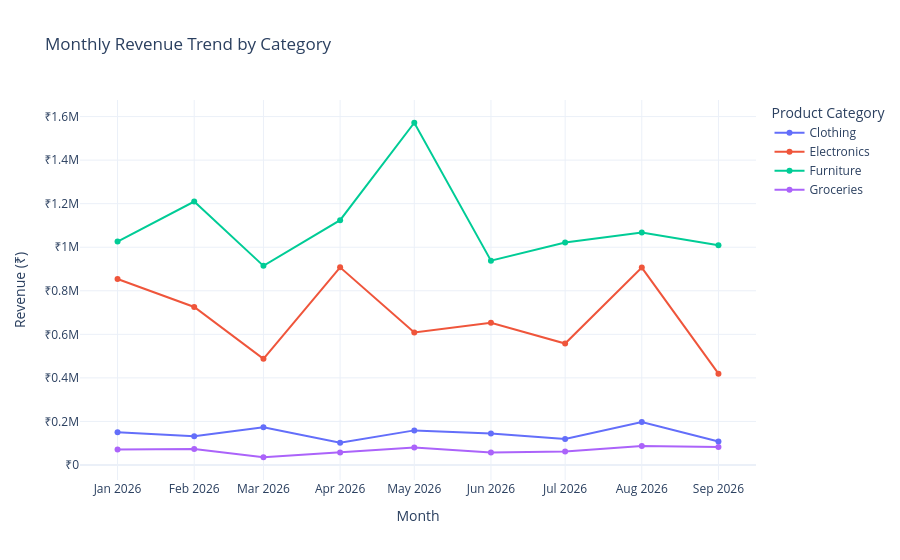

Notebook cell for this chart:
### Code cell
df["Month"] = df["OrderDate"].dt.to_period("M").astype(str)

monthly_sales = (
    df.groupby(["Month", "Category"], as_index=False)
      .agg(Revenue=("Revenue", "sum"))
      .sort_values("Month")
)

fig2 = px.line(
    monthly_sales,
    x="Month",
    y="Revenue",
    color="Category",
    markers=True,
    title="Monthly Revenue Trend by Category",
    labels={
        "Month": "Month",
        "Revenue": "Revenue (₹)",
        "Category": "Product Category"
    },
    hover_data={"Revenue": ":,.2f"}
)

fig2.update_layout(
    template="plotly_white",
    yaxis_tickprefix="₹",
    hovermode="x unified"
)

fig2.show()

### Figure 1 — Plotly figure (JSON) as saved in the notebook; plotly's stock layout.template omitted (floating-point values rounded to 4 significant figures)
{"data": [{"hovertemplate": "Product Category=Clothing<br>Month=%{x}<br>Revenue (₹)=%{y:,.2f}<extra></extra>", "legendgroup": "Clothing", "line": {"color": "#636efa", "dash": "solid"}, "marker": {"symbol": "circle"}, "mode": "lines+markers", "name": "Clothing", "orientation": "v", "showlegend": true, "type": "scatter", "x": ["2026-01", "2026-02", "2026-03", "2026-04", "2026-05", "2026-06", "2026-07", "2026-08", "2026-09"], "xaxis": "x", "y": [149800.0, 132500.0, 173600.0, 101900.0, 158900.0, 144300.0, 119800.0, 197500.0, 107900.0], "yaxis": "y"}, {"hovertemplate": "Product Category=Electronics<br>Month=%{x}<br>Revenue (₹)=%{y:,.2f}<extra></extra>", "legendgroup": "Electronics", "line": {"color": "#EF553B", "dash": "solid"}, "marker": {"symbol": "circle"}, "mode": "lines+markers", "name": "Electronics", "orientation": "v", "showlegend": true, "type": "scatter", "x": ["2026-01", "2026-02", "2026-03", "2026-04", "2026-05", "2026-06", "2026-07", "2026-08", "2026-09"], "xaxis": "x", "y": [854000.0, 725800.0, 487500.0, 907500.0, 608500.0, 653200.0, 557800.0, 906500.0, 419200.0], "yaxis": "y"}, {"hovertemplate": "Product Category=Furniture<br>Month=%{x}<br>Revenue (₹)=%{y:,.2f}<extra></extra>", "legendgroup": "Furniture", "line": {"color": "#00cc96", "dash": "solid"}, "marker": {"symbol": "circle"}, "mode": "lines+markers", "name": "Furniture", "orientation": "v", "showlegend": true, "type": "scatter", "x": ["2026-01", "2026-02", "2026-03", "2026-04", "2026-05", "2026-06", "2026-07", "2026-08", "2026-09"], "xaxis": "x", "y": [1026000.0, 1210000.0, 914400.0, 1124000.0, 1572000.0, 938400.0, 1022000.0, 1068000.0, 1009000.0], "yaxis": "y"}, {"hovertemplate": "Product Category=Groceries<br>Month=%{x}<br>Revenue (₹)=%{y:,.2f}<extra></extra>", "legendgroup": "Groceries", "line": {"color": "#ab63fa", "dash": "solid"}, "marker": {"symbol": "circle"}, "mode": "lines+markers", "name": "Groceries", "orientation": "v", "showlegend": true, "type": "scatter", "x": ["2026-01", "2026-02", "2026-03", "2026-04", "2026-05", "2026-06", "2026-07", "2026-08", "2026-09"], "xaxis": "x", "y": [70780.0, 73180.0, 35480.0, 57850.0, 79720.0, 56950.0, 61980.0, 87620.0, 82550.0], "yaxis": "y"}], "layout": {"hovermode": "x unified", "legend": {"title": {"text": "Product Category"}, "tracegroupgap": 0}, "title": {"text": "Monthly Revenue Trend by Category"}, "xaxis": {"anchor": "y", "domain": [0, 1], "title": {"text": "Month"}}, "yaxis": {"anchor": "x", "domain": [0, 1], "tickprefix": "₹", "title": {"text": "Revenue (₹)"}}}}
